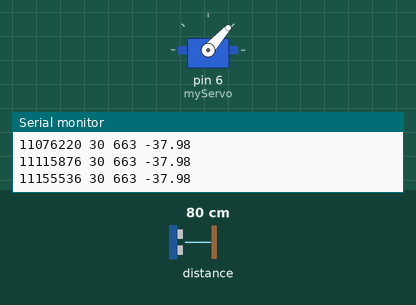
Recording of a sketch running on a simulated Arduino Uno, built with avr-gcc and run on an emulated ATmega328P. Shown: servo, the last lines printed to the serial monitor. The inputs (shaded band) are chosen by the test bench; at power-on: distance to the obstacle 80 cm.

Above: at 11.2 s.
11.3 s: distance to the obstacle set to 2 cm
At 11.46 s:
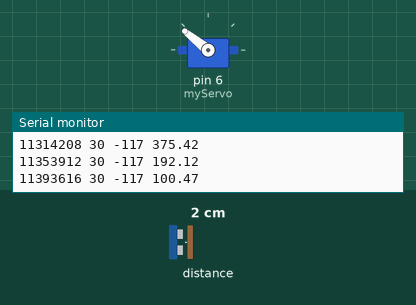
At 12.9 s:
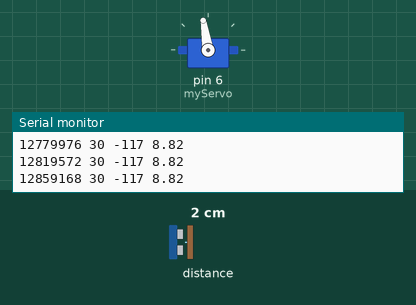
13.2 s: distance to the obstacle set to 4 cm
At 13.48 s:
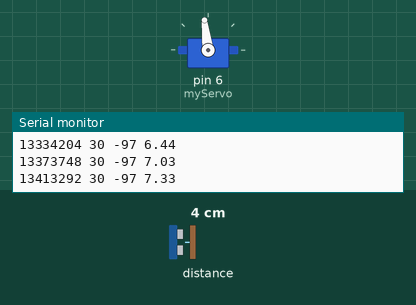
14.9 s: distance to the obstacle set to 120 cm
Timing chart, 0 to 17.9 s (numbered marks = the images above; inputs shaded):
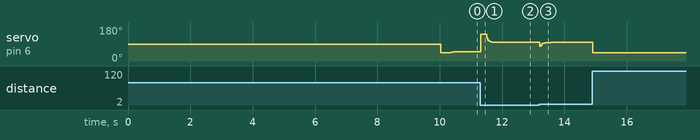

Measured:
- after the input at 11.3 s, servo on pin 6 (myServo): 48° → 141° at once, → 100° 0.20 s later, → 99° 0.24 s later
- after the input at 13.2 s, servo on pin 6 (myServo): 99° → 97° at once, → 98° 0.36 s later

The sketch:

expCL4.ino
```cpp
#include <Wire.h>
#include <Servo.h>
#include <Adafruit_VL53L0X.h>

// Objects
Servo myServo;  // create servo object
Adafruit_VL53L0X mySensor = Adafruit_VL53L0X();  // pins: Vin to 3.3V, SCL to A5, SDA to A4

// Tunable parameters
int const micro_level = 1466;  // us (should be around 1500)
int distance_setpoint = 137;  // mm

int amplitude = 30;
int N = 1200;
int period = 600;

void setup() {
  Serial.begin(115200);

  while (! Serial) {
    delay(1);
  }

  myServo.attach(6);  // servo to pin D6
  myServo.writeMicroseconds(deg2micro(0));  // level the servo

  if (!mySensor.begin()) {
    Serial.println(F("Failed to boot VL53 L0X"));
    while (1);
  }
  mySensor.setMeasurementTimingBudgetMicroSeconds(20000);
  mySensor.startRangeContinuous();
  delay(10000);
}

// General variables
unsigned long time;
unsigned long time_prev;
unsigned long time_step;

int r;
int y;
int e;
int e1;
float u;
float u1;

int count;

void loop() {
  if (mySensor.isRangeComplete()) {
    time_prev = time;
    delayMicroseconds(constrain(25000 + time - micros(), 0, 5000));
    time = micros();
    time_step = time - time_prev;

    if (count % period == count % (period/2)) {
      r = amplitude;
    }
    else {
      r = -amplitude;
    }
    y = mySensor.readRange() - distance_setpoint;
    e1 = e;
    e = r - y;
    u1 = u;
    u = e - 0.97*e1 + 0.5*u1;

    myServo.writeMicroseconds(deg2micro(u));

    print_data();

    count = count + 1;
  }
  while (count >= N) {
    myServo.writeMicroseconds(deg2micro(0));  // level the servo
    delay(1000);
  }
}

int deg2micro(float deg) {
  int result = deg * 1000 / 90.0 + micro_level;
  return constrain(result, 1000, 2000);
}

void print_data() {
  Serial.print(time);
  Serial.print(" ");

  Serial.print(r);
  Serial.print(" ");

  Serial.print(y);
  Serial.print(" ");

  Serial.print(u);
  Serial.print(" ");

  Serial.println();
}
```
